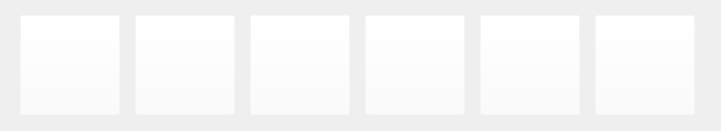
   <widget class="QWidget" name="menuButt" native="true">
    <property name="geometry">
     <rect>
      <x>290</x>
      <y>590</y>
      <width>721</width>
      <height>131</height>
     </rect>
    </property>
    <property name="focusPolicy">
     <enum>Qt::NoFocus</enum>
    </property>
    <property name="contextMenuPolicy">
     <enum>Qt::DefaultContextMenu</enum>
    </property>
    <layout class="QHBoxLayout" name="menuButtons">
     <item>
      <widget class="QPushButton" name="logBut">
       <property name="maximumSize">
        <size>
         <width>100</width>
         <height>100</height>
        </size>
       </property>
       <property name="focusPolicy">
        <enum>Qt::ClickFocus</enum>
       </property>
       <property name="styleSheet">
        <string notr="true">#logBut:focus{
background-color: rgba(255, 255, 255, 0);
	border-image: url(:/images/logbw.png);
}
#logBut{
background-color: rgba(255, 255, 255, 0);
	border-image: url(:/images/log.png);
}</string>
       </property>
       <property name="text">
        <string/>
       </property>
      </widget>
     </item>
     <item>
      <widget class="QPushButton" name="tripBut">
       <property name="minimumSize">
        <size>
         <width>0</width>
         <height>0</height>
        </size>
       </property>
       <property name="maximumSize">
        <size>
         <width>100</width>
         <height>100</height>
        </size>
       </property>
       <property name="focusPolicy">
        <enum>Qt::ClickFocus</enum>
       </property>
       <property name="styleSheet">
        <string notr="true">#tripBut:focus{
background-color: rgba(255, 255, 255, 0);
	border-image: url(:/images/settingsbw.png);
}
#tripBut{
background-color: rgba(255, 255, 255, 0);
	border-image: url(:/images/settings.png);
}</string>
       </property>
       <property name="text">
        <string/>
       </property>
      </widget>
     </item>
     <item>
      <widget class="QPushButton" name="homeBut">
       <property name="maximumSize">
        <size>
         <width>100</width>
         <height>100</height>
        </size>
       </property>
       <property name="focusPolicy">
        <enum>Qt::ClickFocus</enum>
       </property>
       <property name="styleSheet">
        <string notr="true">#homeBut:focus{
background-color: rgba(255, 255, 255, 0);
	border-image: url(:/images/carbw.png);
}
#homeBut{
background-color: rgba(255, 255, 255, 0);
	border-image: url(:/images/car.png);
}</string>
       </property>
       <property name="text">
        <string/>
       </property>
      </widget>
     </item>
     <item>
      <widget class="QPushButton" name="battBut">
       <property name="maximumSize">
        <size>
         <width>100</width>
         <height>100</height>
        </size>
       </property>
       <property name="focusPolicy">
        <enum>Qt::ClickFocus</enum>
       </property>
       <property name="styleSheet">
        <string notr="true">#battBut:focus{
background-color: rgba(255, 255, 255, 0);
	border-image: url(:/images/batterybw.png);
}
#battBut{
background-color: rgba(255, 255, 255, 0);
	border-image: url(:/images/battry.png);
}
</string>
       </property>
       <property name="text">
        <string/>
       </property>
      </widget>
     </item>
     <item>
      <widget class="QPushButton" name="musicBut">
       <property name="maximumSize">
        <size>
         <width>100</width>
         <height>100</height>
        </size>
       </property>
       <property name="focusPolicy">
        <enum>Qt::ClickFocus</enum>
       </property>
       <property name="styleSheet">
        <string notr="true">#musicBut:focus{
background-color: rgba(255, 255, 255, 0);
	border-image: url(:/images/musicbw.png);
}
#musicBut{
background-color: rgba(255, 255, 255, 0);
	border-image: url(:/images/music.png);
}</string>
       </property>
       <property name="text">
        <string/>
       </property>
      </widget>
     </item>
     <item>
      <widget class="QPushButton" name="mapBut">
       <property name="maximumSize">
        <size>
         <width>100</width>
         <height>100</height>
        </size>
       </property>
       <property name="focusPolicy">
        <enum>Qt::ClickFocus</enum>
       </property>
       <property name="styleSheet">
        <string notr="true">#mapBut:focus{
background-color: rgba(255, 255, 255, 0);
	border-image: url(:/images/mapbw.png);
}
#mapBut{
background-color: rgba(255, 255, 255, 0);
	border-image: url(:/images/map.png);
}</string>
       </property>
       <property name="text">
        <string/>
       </property>
      </widget>
     </item>
    </layout>
   </widget>
